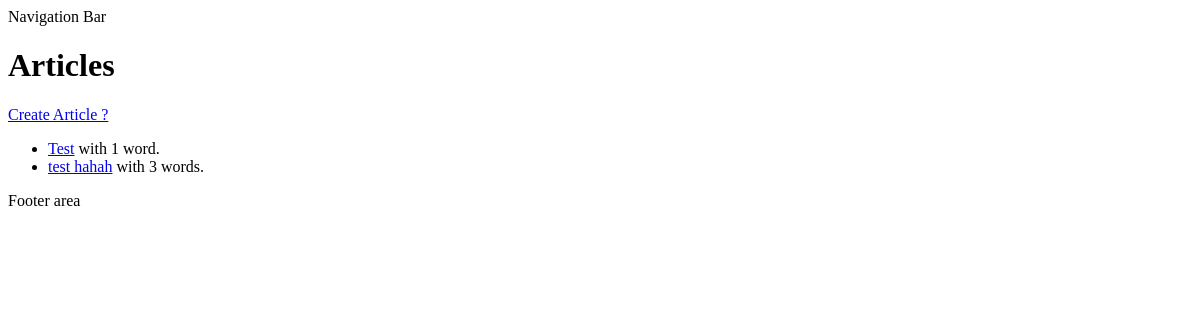
The page /articles/ on the database as committed earlier.
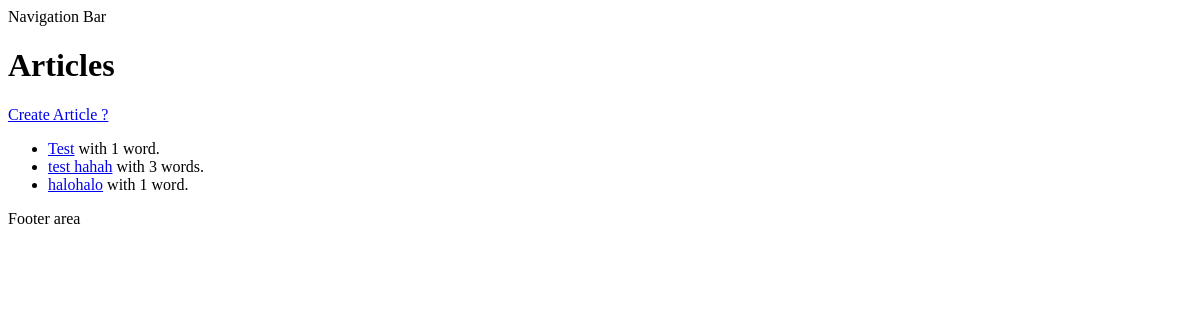
The same page on the database as committed later.
### app/models.py (models this page shows, shortened)
class Article(models.Model):
    title = models.CharField(max_length=100)
    content = models.TextField(blank=True, default="")
    word_count = models.IntegerField(blank=True, default="")
    twitter_post = models.TextField(blank=True, default="")
    status = models.CharField(
        max_length=20,
        choices=ARTICLE_STATUS,
        default="draft",
    )
    created_at = models.DateTimeField(auto_now_add=True)
    updated_at = models.DateTimeField(auto_now=True)

### app/views.py (the view)
# urls.py: path("", ArticleListView.as_view(), name="home"),
class ArticleListView(ListView):
    template_name = "app/home.html"
    model = Article
    context_object_name = "articles"

### templates/app/home.html
{% extends 'app/base.html'%}
{% block content %}
    <h1>Articles</h1>
    <a href="{% url 'create_article' %}">Create Article ?</a>
    {% if articles %}
    <ul>
        {% for article in articles %}
            <li><a href="{% url 'update_article' article.id %}">{{ article.title }}</a> with {{ article.word_count }} word{{ article.word_count | pluralize}}.</li>
        {% endfor %}
    </ul>
    {% else %}
    <p>You have no article yet!</p>
    {% endif %}
{% endblock content %}

### templates/app/base.html (shortened to what this page needs)
<!DOCTYPE html>
<html lang="en">
<head>
</head>
<body>
    <nav>Navigation Bar</nav>
    {%block content%}
    {%endblock content%}
    <footer>Footer area</footer>
</body>
</html>

Rows that differ between the two databases and show on the page:
added Article: title "halohalo", word_count "1"
